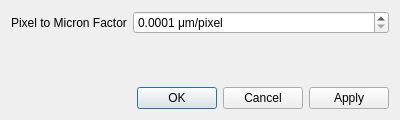
<?xml version="1.0" encoding="UTF-8"?>
<ui version="4.0">
 <class>ConversionFactorDialog</class>
 <widget class="QDialog" name="ConversionFactorDialog">
  <property name="geometry">
   <rect>
    <x>0</x>
    <y>0</y>
    <width>400</width>
    <height>120</height>
   </rect>
  </property>
  <property name="windowTitle">
   <string>Pixel to Micron Conversion</string>
  </property>
  <property name="modal">
   <bool>true</bool>
  </property>
  <layout class="QVBoxLayout" name="verticalLayout">
   <item>
    <layout class="QFormLayout" name="formLayout">
     <item row="0" column="0">
      <widget class="QLabel" name="conversionFactorLabel">
       <property name="text">
        <string>Pixel to Micron Factor</string>
       </property>
      </widget>
     </item>
     <item row="0" column="1">
      <widget class="QDoubleSpinBox" name="conversionFactorSpin">
       <property name="minimum">
        <double>0.000100000000000</double>
       </property>
       <property name="maximum">
        <double>1000.000000000000000</double>
       </property>
       <property name="decimals">
        <number>4</number>
       </property>
       <property name="suffix">
        <string> μm/pixel</string>
       </property>
       <property name="toolTip">
        <string>Conversion factor: 1 pixel = X micron</string>
       </property>
      </widget>
     </item>
    </layout>
   </item>
   <item>
    <widget class="QDialogButtonBox" name="buttons">
     <property name="standardButtons">
      <set>QDialogButtonBox::Cancel|QDialogButtonBox::Ok|QDialogButtonBox::Apply</set>
     </property>
    </widget>
   </item>
  </layout>
 </widget>
 <resources/>
</ui>
